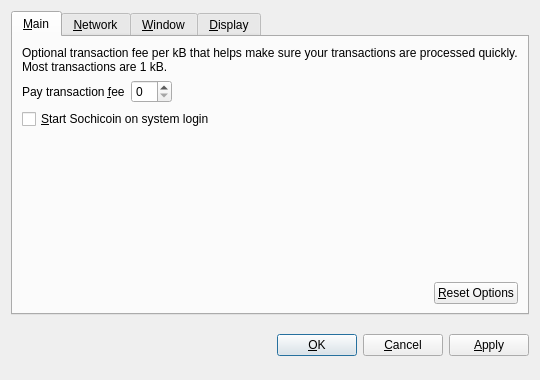
<?xml version="1.0" encoding="UTF-8"?>
<ui version="4.0">
 <class>OptionsDialog</class>
 <widget class="QDialog" name="OptionsDialog">
  <property name="geometry">
   <rect>
    <x>0</x>
    <y>0</y>
    <width>540</width>
    <height>380</height>
   </rect>
  </property>
  <property name="windowTitle">
   <string>Options</string>
  </property>
  <property name="modal">
   <bool>true</bool>
  </property>
  <layout class="QVBoxLayout" name="verticalLayout">
   <item>
    <widget class="QTabWidget" name="tabWidget">
     <property name="tabPosition">
      <enum>QTabWidget::North</enum>
     </property>
     <property name="currentIndex">
      <number>0</number>
     </property>
     <widget class="QWidget" name="tabMain">
      <attribute name="title">
       <string>&amp;Main</string>
      </attribute>
      <layout class="QVBoxLayout" name="verticalLayout_Main">
       <item>
        <widget class="QLabel" name="transactionFeeInfoLabel">
         <property name="text">
          <string>Optional transaction fee per kB that helps make sure your transactions are processed quickly. Most transactions are 1 kB.</string>
         </property>
         <property name="textFormat">
          <enum>Qt::PlainText</enum>
         </property>
         <property name="wordWrap">
          <bool>true</bool>
         </property>
        </widget>
       </item>
       <item>
        <layout class="QHBoxLayout" name="horizontalLayout_1_Main">
         <item>
          <widget class="QLabel" name="transactionFeeLabel">
           <property name="text">
            <string>Pay transaction &amp;fee</string>
           </property>
           <property name="textFormat">
            <enum>Qt::PlainText</enum>
           </property>
           <property name="buddy">
            <cstring>transactionFee</cstring>
           </property>
          </widget>
         </item>
         <item>
          <widget class="BitcoinAmountField" name="transactionFee"/>
         </item>
         <item>
          <spacer name="horizontalSpacer_1_Main">
           <property name="orientation">
            <enum>Qt::Horizontal</enum>
           </property>
           <property name="sizeHint" stdset="0">
            <size>
             <width>40</width>
             <height>20</height>
            </size>
           </property>
          </spacer>
         </item>
        </layout>
       </item>
       <item>
        <widget class="QCheckBox" name="bitcoinAtStartup">
         <property name="toolTip">
          <string>Automatically start Sochicoin after logging in to the system.</string>
         </property>
         <property name="text">
          <string>&amp;Start Sochicoin on system login</string>
         </property>
        </widget>
       </item>
       <item>
        <spacer name="verticalSpacer_Main">
         <property name="orientation">
          <enum>Qt::Vertical</enum>
         </property>
         <property name="sizeHint" stdset="0">
          <size>
           <width>20</width>
           <height>40</height>
          </size>
         </property>
        </spacer>
       </item>
       <item>
        <layout class="QHBoxLayout" name="horizontalLayout_2_Main">
         <item>
          <spacer name="horizontalSpacer_2_Main">
           <property name="orientation">
            <enum>Qt::Horizontal</enum>
           </property>
           <property name="sizeHint" stdset="0">
            <size>
             <width>40</width>
             <height>20</height>
            </size>
           </property>
          </spacer>
         </item>
         <item>
          <widget class="QPushButton" name="resetButton">
           <property name="toolTip">
            <string>Reset all client options to default.</string>
           </property>
           <property name="text">
            <string>&amp;Reset Options</string>
           </property>
           <property name="autoDefault">
            <bool>false</bool>
           </property>
          </widget>
         </item>
        </layout>
       </item>
      </layout>
     </widget>
     <widget class="QWidget" name="tabNetwork">
      <attribute name="title">
       <string>&amp;Network</string>
      </attribute>
      <layout class="QVBoxLayout" name="verticalLayout_Network">
       <item>
        <widget class="QCheckBox" name="mapPortUpnp">
         <property name="toolTip">
          <string>Automatically open the Sochicoin client port on the router. This only works when your router supports UPnP and it is enabled.</string>
         </property>
         <property name="text">
          <string>Map port using &amp;UPnP</string>
         </property>
        </widget>
       </item>
       <item>
        <widget class="QCheckBox" name="connectSocks">
         <property name="toolTip">
          <string>Connect to the Sochicoin network through a SOCKS proxy (e.g. when connecting through Tor).</string>
         </property>
         <property name="text">
          <string>&amp;Connect through SOCKS proxy:</string>
         </property>
        </widget>
       </item>
       <item>
        <layout class="QHBoxLayout" name="horizontalLayout_Network">
         <item>
          <widget class="QLabel" name="proxyIpLabel">
           <property name="text">
            <string>Proxy &amp;IP:</string>
           </property>
           <property name="textFormat">
            <enum>Qt::PlainText</enum>
           </property>
           <property name="buddy">
            <cstring>proxyIp</cstring>
           </property>
          </widget>
         </item>
         <item>
          <widget class="QValidatedLineEdit" name="proxyIp">
           <property name="maximumSize">
            <size>
             <width>140</width>
             <height>16777215</height>
            </size>
           </property>
           <property name="toolTip">
            <string>IP address of the proxy (e.g. 127.0.0.1)</string>
           </property>
          </widget>
         </item>
         <item>
          <widget class="QLabel" name="proxyPortLabel">
           <property name="text">
            <string>&amp;Port:</string>
           </property>
           <property name="textFormat">
            <enum>Qt::PlainText</enum>
           </property>
           <property name="buddy">
            <cstring>proxyPort</cstring>
           </property>
          </widget>
         </item>
         <item>
          <widget class="QLineEdit" name="proxyPort">
           <property name="maximumSize">
            <size>
             <width>55</width>
             <height>16777215</height>
            </size>
           </property>
           <property name="toolTip">
            <string>Port of the proxy (e.g. 9050)</string>
           </property>
          </widget>
         </item>
         <item>
          <widget class="QLabel" name="socksVersionLabel">
           <property name="text">
            <string>SOCKS &amp;Version:</string>
           </property>
           <property name="textFormat">
            <enum>Qt::PlainText</enum>
           </property>
           <property name="buddy">
            <cstring>socksVersion</cstring>
           </property>
          </widget>
         </item>
         <item>
          <widget class="QValueComboBox" name="socksVersion">
           <property name="toolTip">
            <string>SOCKS version of the proxy (e.g. 5)</string>
           </property>
          </widget>
         </item>
         <item>
          <spacer name="horizontalSpacer_Network">
           <property name="orientation">
            <enum>Qt::Horizontal</enum>
           </property>
           <property name="sizeHint" stdset="0">
            <size>
             <width>40</width>
             <height>20</height>
            </size>
           </property>
          </spacer>
         </item>
        </layout>
       </item>
       <item>
        <spacer name="verticalSpacer_Network">
         <property name="orientation">
          <enum>Qt::Vertical</enum>
         </property>
         <property name="sizeHint" stdset="0">
          <size>
           <width>20</width>
           <height>40</height>
          </size>
         </property>
        </spacer>
       </item>
      </layout>
     </widget>
     <widget class="QWidget" name="tabWindow">
      <attribute name="title">
       <string>&amp;Window</string>
      </attribute>
      <layout class="QVBoxLayout" name="verticalLayout_Window">
       <item>
        <widget class="QCheckBox" name="minimizeToTray">
         <property name="toolTip">
          <string>Show only a tray icon after minimizing the window.</string>
         </property>
         <property name="text">
          <string>&amp;Minimize to the tray instead of the taskbar</string>
         </property>
        </widget>
       </item>
       <item>
        <widget class="QCheckBox" name="minimizeOnClose">
         <property name="toolTip">
          <string>Minimize instead of exit the application when the window is closed. When this option is enabled, the application will be closed only after selecting Quit in the menu.</string>
         </property>
         <property name="text">
          <string>M&amp;inimize on close</string>
         </property>
        </widget>
       </item>
       <item>
        <spacer name="verticalSpacer_Window">
         <property name="orientation">
          <enum>Qt::Vertical</enum>
         </property>
         <property name="sizeHint" stdset="0">
          <size>
           <width>20</width>
           <height>40</height>
          </size>
         </property>
        </spacer>
       </item>
      </layout>
     </widget>
     <widget class="QWidget" name="tabDisplay">
      <attribute name="title">
       <string>&amp;Display</string>
      </attribute>
      <layout class="QVBoxLayout" name="verticalLayout_Display">
       <item>
        <layout class="QHBoxLayout" name="horizontalLayout_1_Display">
         <item>
          <widget class="QLabel" name="langLabel">
           <property name="text">
            <string>User Interface &amp;language:</string>
           </property>
           <property name="textFormat">
            <enum>Qt::PlainText</enum>
           </property>
           <property name="buddy">
            <cstring>lang</cstring>
           </property>
          </widget>
         </item>
         <item>
          <widget class="QValueComboBox" name="lang">
           <property name="toolTip">
            <string>The user interface language can be set here. This setting will take effect after restarting Sochicoin.</string>
           </property>
          </widget>
         </item>
        </layout>
       </item>
       <item>
        <layout class="QHBoxLayout" name="horizontalLayout_2_Display">
         <item>
          <widget class="QLabel" name="unitLabel">
           <property name="text">
            <string>&amp;Unit to show amounts in:</string>
           </property>
           <property name="textFormat">
            <enum>Qt::PlainText</enum>
           </property>
           <property name="buddy">
            <cstring>unit</cstring>
           </property>
          </widget>
         </item>
         <item>
          <widget class="QValueComboBox" name="unit">
           <property name="toolTip">
            <string>Choose the default subdivision unit to show in the interface and when sending coins.</string>
           </property>
          </widget>
         </item>
        </layout>
       </item>
       <item>
        <widget class="QCheckBox" name="displayAddresses">
         <property name="toolTip">
          <string>Whether to show Sochicoin addresses in the transaction list or not.</string>
         </property>
         <property name="text">
          <string>&amp;Display addresses in transaction list</string>
         </property>
        </widget>
       </item>
       <item>
        <widget class="QCheckBox" name="coinControlFeatures">
         <property name="toolTip">
          <string>Whether to show coin control features or not.</string>
         </property>
         <property name="text">
          <string>Display coin &amp;control features (experts only!)</string>
         </property>
        </widget>
       </item>
       <item>
        <spacer name="verticalSpacer_Display">
         <property name="orientation">
          <enum>Qt::Vertical</enum>
         </property>
         <property name="sizeHint" stdset="0">
          <size>
           <width>20</width>
           <height>40</height>
          </size>
         </property>
        </spacer>
       </item>
      </layout>
     </widget>
    </widget>
   </item>
   <item>
    <layout class="QHBoxLayout" name="horizontalLayout_Buttons">
     <item>
      <spacer name="horizontalSpacer_1">
       <property name="orientation">
        <enum>Qt::Horizontal</enum>
       </property>
       <property name="sizeHint" stdset="0">
        <size>
         <width>40</width>
         <height>48</height>
        </size>
       </property>
      </spacer>
     </item>
     <item>
      <widget class="QLabel" name="statusLabel">
       <property name="font">
        <font>
         <weight>75</weight>
         <bold>true</bold>
        </font>
       </property>
       <property name="text">
        <string/>
       </property>
       <property name="textFormat">
        <enum>Qt::PlainText</enum>
       </property>
       <property name="wordWrap">
        <bool>true</bool>
       </property>
      </widget>
     </item>
     <item>
      <spacer name="horizontalSpacer_2">
       <property name="orientation">
        <enum>Qt::Horizontal</enum>
       </property>
       <property name="sizeHint" stdset="0">
        <size>
         <width>40</width>
         <height>48</height>
        </size>
       </property>
      </spacer>
     </item>
     <item>
      <widget class="QPushButton" name="okButton">
       <property name="text">
        <string>&amp;OK</string>
       </property>
      </widget>
     </item>
     <item>
      <widget class="QPushButton" name="cancelButton">
       <property name="text">
        <string>&amp;Cancel</string>
       </property>
       <property name="autoDefault">
        <bool>false</bool>
       </property>
      </widget>
     </item>
     <item>
      <widget class="QPushButton" name="applyButton">
       <property name="text">
        <string>&amp;Apply</string>
       </property>
       <property name="autoDefault">
        <bool>false</bool>
       </property>
      </widget>
     </item>
    </layout>
   </item>
  </layout>
 </widget>
 <customwidgets>
  <customwidget>
   <class>BitcoinAmountField</class>
   <extends>QSpinBox</extends>
   <header>bitcoinamountfield.h</header>
  </customwidget>
  <customwidget>
   <class>QValueComboBox</class>
   <extends>QComboBox</extends>
   <header>qvaluecombobox.h</header>
  </customwidget>
  <customwidget>
   <class>QValidatedLineEdit</class>
   <extends>QLineEdit</extends>
   <header>qvalidatedlineedit.h</header>
  </customwidget>
 </customwidgets>
 <resources/>
 <connections/>
</ui>
